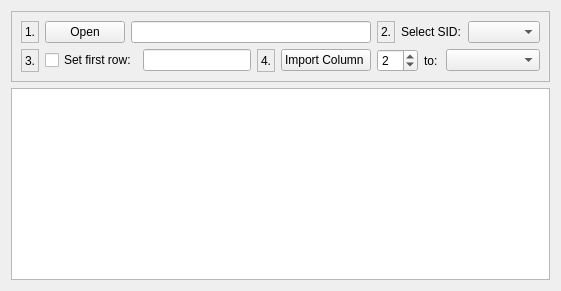
          <widget class="QWidget" name="tab_15">
           <attribute name="title">
            <string>csv</string>
           </attribute>
           <layout class="QGridLayout" name="gridLayout_33">
            <item row="0" column="0">
             <widget class="QFrame" name="frame_5">
              <property name="frameShape">
               <enum>QFrame::StyledPanel</enum>
              </property>
              <property name="frameShadow">
               <enum>QFrame::Raised</enum>
              </property>
              <layout class="QGridLayout" name="gridLayout_32">
               <item row="0" column="0">
                <widget class="QLabel" name="label_15">
                 <property name="frameShape">
                  <enum>QFrame::StyledPanel</enum>
                 </property>
                 <property name="text">
                  <string>1.</string>
                 </property>
                </widget>
               </item>
               <item row="0" column="1">
                <widget class="QPushButton" name="importcsv">
                 <property name="text">
                  <string>Open</string>
                 </property>
                </widget>
               </item>
               <item row="0" column="2" colspan="4">
                <widget class="QLineEdit" name="lineEditCSV">
                 <property name="readOnly">
                  <bool>true</bool>
                 </property>
                </widget>
               </item>
               <item row="0" column="6">
                <widget class="QLabel" name="label_16">
                 <property name="frameShape">
                  <enum>QFrame::StyledPanel</enum>
                 </property>
                 <property name="text">
                  <string>2.</string>
                 </property>
                </widget>
               </item>
               <item row="0" column="7" colspan="3">
                <widget class="QLabel" name="label_13">
                 <property name="text">
                  <string>Select SID:</string>
                 </property>
                </widget>
               </item>
               <item row="0" column="10">
                <widget class="QComboBox" name="comboBoxCSVsid"/>
               </item>
               <item row="1" column="0">
                <widget class="QLabel" name="label_18">
                 <property name="frameShape">
                  <enum>QFrame::StyledPanel</enum>
                 </property>
                 <property name="text">
                  <string>3.</string>
                 </property>
                </widget>
               </item>
               <item row="1" column="1" colspan="2">
                <widget class="QCheckBox" name="checkBoxSetID">
                 <property name="text">
                  <string>Set first row:</string>
                 </property>
                </widget>
               </item>
               <item row="1" column="3">
                <widget class="QLineEdit" name="lineEditFirstID">
                 <property name="text">
                  <string/>
                 </property>
                </widget>
               </item>
               <item row="1" column="4">
                <widget class="QLabel" name="label_34">
                 <property name="frameShape">
                  <enum>QFrame::StyledPanel</enum>
                 </property>
                 <property name="text">
                  <string>4.</string>
                 </property>
                </widget>
               </item>
               <item row="1" column="5">
                <widget class="QPushButton" name="csvToSql">
                 <property name="text">
                  <string>Import Column </string>
                 </property>
                </widget>
               </item>
               <item row="1" column="6" colspan="2">
                <widget class="QSpinBox" name="spinBoxCSVCol">
                 <property name="minimum">
                  <number>1</number>
                 </property>
                 <property name="value">
                  <number>2</number>
                 </property>
                </widget>
               </item>
               <item row="1" column="8">
                <widget class="QLabel" name="label_17">
                 <property name="text">
                  <string>to:</string>
                 </property>
                </widget>
               </item>
               <item row="1" column="9" colspan="2">
                <widget class="QComboBox" name="comboBoxCSVziel"/>
               </item>
              </layout>
             </widget>
            </item>
            <item row="1" column="0">
             <widget class="QTableWidget" name="tableinput"/>
            </item>
           </layout>
          </widget>
